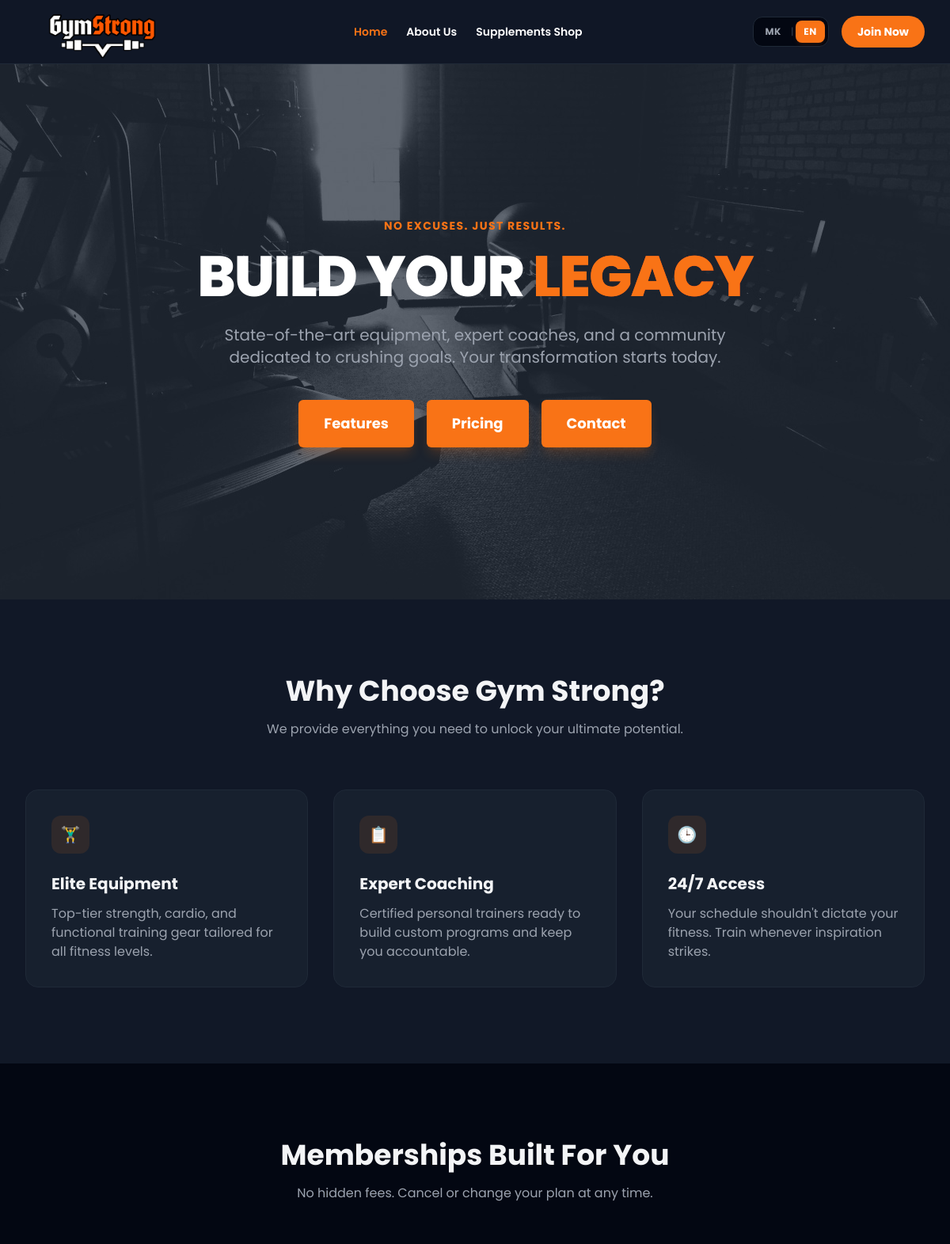
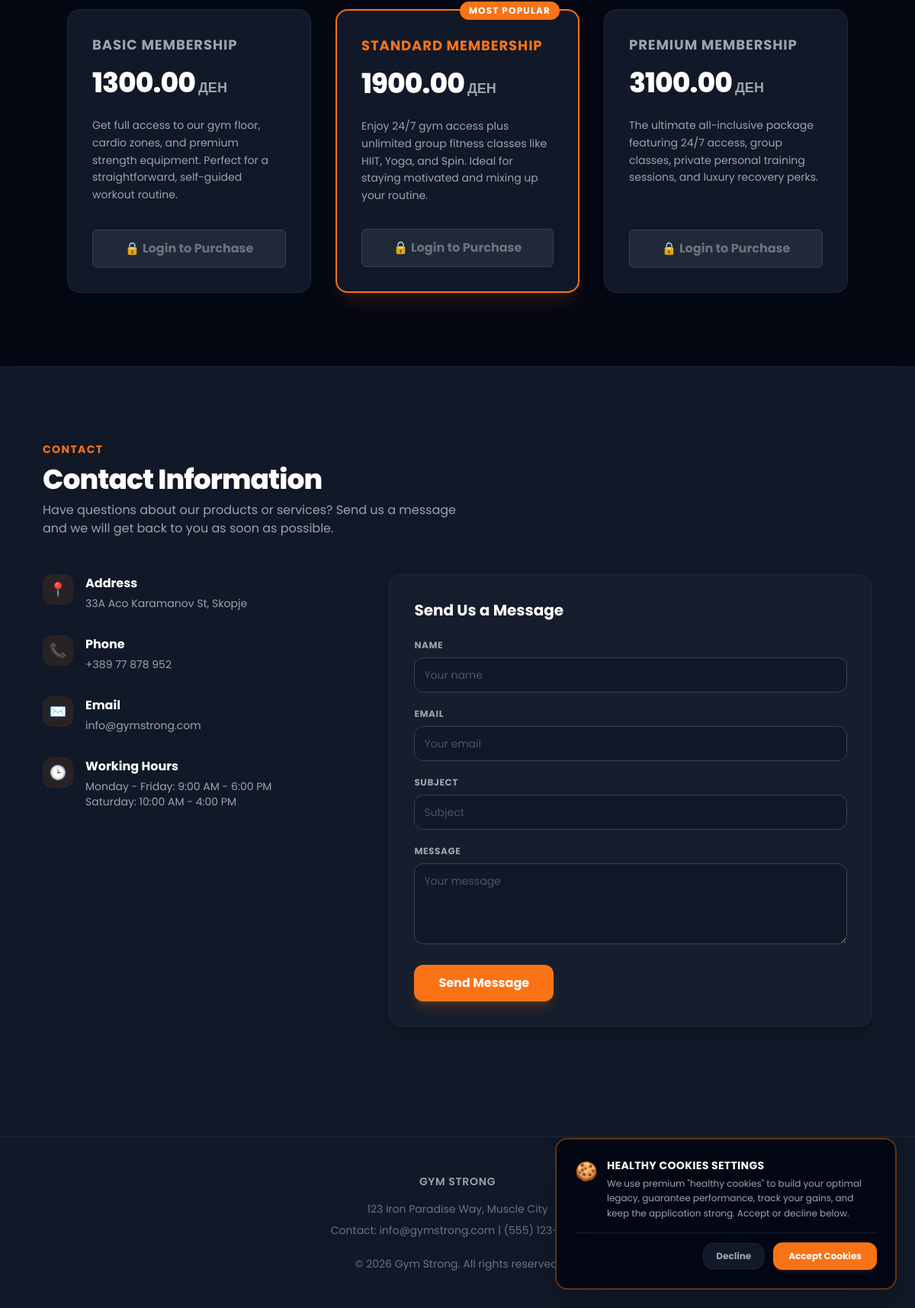
The page / on the database its author committed (2 pictures, top to bottom).
### myapp/models.py (models this page shows, shortened)
class Product(models.Model):
    CATEGORY_CHOICES = [
        ('SUPP', 'Суплементи'),
        ('MEMB', 'Членство'),
    ]
    name = models.CharField(max_length=200)
    description = models.TextField()
    price = models.DecimalField(max_digits=10, decimal_places=2)
    category = models.CharField(max_length=4, choices=CATEGORY_CHOICES)
    image = models.ImageField(upload_to='products/', blank=True, null=True)

### myapp/views.py (the view)
# urls.py: path('', views.index_view, name='index'),
def index_view(request):
    supplements = Product.objects.filter(category='SUPP')
    memberships = Product.objects.filter(category='MEMB')
    return render(request, 'gym/index.html', {'supplements': supplements, 'memberships': memberships})

### myapp/templates/gym/index.html (shortened to what this page needs)
{% extends 'gym/base.html' %}
{% block content %}
<section class="relative bg-gray-800 py-32 lg:py-48 flex items-center justify-center text-center px-4 overflow-hidden">
    <div id="hero-bg-secondary" class="absolute inset-0 bg-cover bg-center opacity-30 transition-opacity duration-75 ease-out z-10" style="background-image: url('/media/products/background.png');"></div>
    <div class="relative z-10 max-w-3xl mx-auto">
        <span class="text-orange-500 font-bold uppercase tracking-widest text-sm">No Excuses. Just Results.</span>
        <h1 class="text-5xl md:text-7xl font-extrabold tracking-tight text-white mt-4 mb-6">
            BUILD YOUR <span class="text-orange-500 bg-clip-text bg-gradient-to-r from-orange-500 to-red-600">LEGACY</span>
        </h1>
        <p class="text-lg md:text-xl text-gray-400 mb-10 max-w-2xl mx-auto">
            State-of-the-art equipment, expert coaches, and a community dedicated to crushing goals. Your transformation starts today.
        </p>
        <div class="flex flex-col sm:flex-row justify-center gap-4">
            <a href="#features" class="bg-orange-500 hover:bg-orange-600 text-white font-bold text-lg py-4 px-8 rounded-md transition duration-300 shadow-lg shadow-orange-500/20">
                Features
            </a>
            <a href="#pricing" class="bg-orange-500 hover:bg-orange-600 text-white font-bold text-lg py-4 px-8 rounded-md transition duration-300 shadow-lg shadow-orange-500/20">
                Pricing
            </a>
            <a href="#contact" class="bg-orange-500 hover:bg-orange-600 text-white font-bold text-lg py-4 px-8 rounded-md transition duration-300 shadow-lg shadow-orange-500/20">
                Contact
            </a>
        </div>
    </div>
</section>
<section id="features" class="py-24 max-w-7xl mx-auto px-4 sm:px-6 lg:px-8">
    <div class="text-center mb-16">
        <h2 class="text-3xl md:text-4xl font-bold mb-4">Why Choose Gym Strong?</h2>
        <p class="text-gray-400 max-w-xl mx-auto">We provide everything you need to unlock your ultimate potential.</p>
    </div>
    <div class="grid grid-cols-1 md:grid-cols-3 gap-8">
        <div class="bg-gray-800/50 p-8 rounded-2xl border border-gray-800 hover:border-orange-500/50 transition duration-300">
            <div class="w-12 h-12 bg-orange-500/10 text-orange-500 rounded-xl flex items-center justify-center mb-6 font-bold text-xl">🏋️‍♂️</div>
            <h3 class="text-xl font-bold mb-3">Elite Equipment</h3>
            <p class="text-gray-400">Top-tier strength, cardio, and functional training gear tailored for all fitness levels.</p>
        </div>
        <div class="bg-gray-800/50 p-8 rounded-2xl border border-gray-800 hover:border-orange-500/50 transition duration-300">
            <div class="w-12 h-12 bg-orange-500/10 text-orange-500 rounded-xl flex items-center justify-center mb-6 font-bold text-xl">📋</div>
            <h3 class="text-xl font-bold mb-3">Expert Coaching</h3>
            <p class="text-gray-400">Certified personal trainers ready to build custom programs and keep you accountable.</p>
        </div>
        <div class="bg-gray-800/50 p-8 rounded-2xl border border-gray-800 hover:border-orange-500/50 transition duration-300">
            <div class="w-12 h-12 bg-orange-500/10 text-orange-500 rounded-xl flex items-center justify-center mb-6 font-bold text-xl">🕒</div>
            <h3 class="text-xl font-bold mb-3">24/7 Access</h3>
            <p class="text-gray-400">Your schedule shouldn't dictate your fitness. Train whenever inspiration strikes.</p>
        </div>
    </div>
</section>
<section id="pricing" class="bg-gray-950 py-24">
    <div class="max-w-7xl mx-auto px-4 sm:px-6 lg:px-8">
        <div class="text-center mb-16">
            <h2 class="text-3xl md:text-4xl font-bold mb-4">Memberships Built For You</h2>
            <p class="text-gray-400 max-w-xl mx-auto">No hidden fees. Cancel or change your plan at any time.</p>
        </div>
        <div class="grid grid-cols-1 md:grid-cols-2 lg:grid-cols-3 gap-8 max-w-5xl mx-auto">
            {% for item in memberships %}
            <div class="bg-gray-900 border {% if forloop.counter == 2 %}border-2 border-orange-500 relative shadow-xl shadow-orange-500/10{% else %}border-gray-800{% endif %} rounded-2xl p-8 flex flex-col justify-between relative">
                {% if forloop.counter == 2 %}
                <span class="absolute top-0 right-6 transform -translate-y-1/2 bg-orange-500 text-white text-xs font-bold uppercase tracking-widest py-1 px-3 rounded-full">Most Popular</span>
                {% endif %}
                <div>
                    <h3 class="text-lg font-bold {% if forloop.counter == 2 %}text-orange-500{% else %}text-gray-400{% endif %} uppercase tracking-wider">{{ item.name }}</h3>
                    <div class="mt-4 flex items-baseline text-white">
                        <span class="text-4xl font-extrabold tracking-tight">{{ item.price }}</span>
                        <span class="ml-1 text-lg font-semibold text-gray-400">ДЕН</span>
                    </div>
                    <p class="mt-6 text-gray-400 text-sm leading-relaxed">{{ item.description }}</p>
                </div>
                <div class="mt-8">
                    {% if user.is_authenticated %}
                    <a href="{% url 'checkout' %}?membership_id={{ item.id }}" class="block text-center w-full {% if forloop.counter == 2 %}bg-orange-500 hover:bg-orange-600{% else %}bg-gray-800 hover:bg-gray-700{% endif %} text-white font-bold py-3 px-4 rounded-md transition duration-300">
                        Select Plan
                    </a>
                    {% else %}
                    <a href="{% url 'login' %}" class="block text-center w-full bg-gray-800 text-gray-500 font-bold py-3 px-4 rounded-md border border-gray-700 cursor-not-allowed">
                        🔒 Login to Purchase
                    </a>
                    {% endif %}
                </div>
            </div>
            {% empty %}
            <p class="text-gray-500 italic col-span-full text-center">No membership plans found in database.</p>
            {% endfor %}
        </div>
    </div>
</section>
<section id="contact" class="py-24 max-w-6xl mx-auto px-4 sm:px-6 lg:px-8 border-t border-gray-800">
    <div class="mb-12">
        <span class="text-orange-500 font-bold uppercase tracking-widest text-sm">Contact</span>
        <h2 class="text-3xl md:text-4xl font-extrabold tracking-tight text-white mt-2">Contact Information</h2>
        <p class="text-gray-400 mt-2 max-w-xl">Have questions about our products or services? Send us a message and we will get back to you as soon as possible.</p>
    </div>
    <div class="grid grid-cols-1 lg:grid-cols-5 gap-12 items-start">
        <div class="lg:col-span-2 space-y-8">
            <div class="flex items-start gap-4">
                <div class="w-10 h-10 bg-orange-500/10 text-orange-500 rounded-xl flex items-center justify-center font-bold text-lg shrink-0">📍</div>
                <div>
                    <h4 class="text-white font-bold text-base">Address</h4>
                    <p class="text-gray-400 text-sm mt-1">33A Aco Karamanov St, Skopje</p>
                </div>
            </div>
            <div class="flex items-start gap-4">
                <div class="w-10 h-10 bg-orange-500/10 text-orange-500 rounded-xl flex items-center justify-center font-bold text-lg shrink-0">📞</div>
                <div>
                    <h4 class="text-white font-bold text-base">Phone</h4>
                    <p class="text-gray-400 text-sm mt-1">+389 77 878 952</p>
                </div>
            </div>
            <div class="flex items-start gap-4">
                <div class="w-10 h-10 bg-orange-500/10 text-orange-500 rounded-xl flex items-center justify-center font-bold text-lg shrink-0">✉️</div>
                <div>
                    <h4 class="text-white font-bold text-base">Email</h4>
                    <p class="text-gray-400 text-sm mt-1">info@gymstrong.com</p>
                </div>
            </div>
            <div class="flex items-start gap-4">
                <div class="w-10 h-10 bg-orange-500/10 text-orange-500 rounded-xl flex items-center justify-center font-bold text-lg shrink-0">🕒</div>
                <div>
                    <h4 class="text-white font-bold text-base">Working Hours</h4>
                    <p class="text-gray-400 text-sm mt-1">Monday - Friday: 9:00 AM - 6:00 PM</p>
                    <p class="text-gray-400 text-sm">Saturday: 10:00 AM - 4:00 PM</p>
                </div>
            </div>
        </div>
        <div class="lg:col-span-3 bg-gray-800/40 border border-gray-800 p-8 rounded-2xl shadow-xl">
            <h3 class="text-xl font-bold text-white mb-6">Send Us a Message</h3>
            <form action="#" method="POST" class="space-y-5" onsubmit="event.preventDefault(); alert('Your message has been sent successfully!'); this.reset();">
                <div>
                    <label class="block text-xs uppercase tracking-wider text-gray-400 font-bold mb-2">Name</label>
                    <input type="text" placeholder="Your name" required class="w-full bg-gray-900 border border-gray-700 rounded-xl p-3 text-white outline-none focus:border-orange-500 transition placeholder-gray-600 text-sm">
                </div>
                <div>
                    <label class="block text-xs uppercase tracking-wider text-gray-400 font-bold mb-2">Email</label>
                    <input type="email" placeholder="Your email" required class="w-full bg-gray-900 border border-gray-700 rounded-xl p-3 text-white outline-none focus:border-orange-500 transition placeholder-gray-600 text-sm">
                </div>
                <div>
                    <label class="block text-xs uppercase tracking-wider text-gray-400 font-bold mb-2">Subject</label>
                    <input type="text" placeholder="Subject" required class="w-full bg-gray-900 border border-gray-700 rounded-xl p-3 text-white outline-none focus:border-orange-500 transition placeholder-gray-600 text-sm">
                </div>
                <div>
                    <label class="block text-xs uppercase tracking-wider text-gray-400 font-bold mb-2">Message</label>
                    <textarea placeholder="Your message" required rows="4" class="w-full bg-gray-900 border border-gray-700 rounded-xl p-3 text-white outline-none focus:border-orange-500 transition placeholder-gray-600 text-sm"></textarea>
                </div>
                <button type="submit" class="w-full sm:w-auto bg-orange-500 hover:bg-orange-600 text-white font-bold py-3 px-8 rounded-xl transition duration-300 shadow-lg shadow-orange-500/20">
                    Send Message
                </button>
            </form>
        </div>
    </div>
</section>
{% endblock %}

### myapp/templates/gym/base.html (shortened to what this page needs)
<!DOCTYPE html>
<html lang="mk">
<head>
    <script src="https://cdn.tailwindcss.com"></script>
</head>
<body class="bg-gray-900 text-gray-100">
<header class="sticky top-0 z-50 bg-gray-900/90 backdrop-blur-md border-b border-gray-800">
    <div class="max-w-7xl mx-auto px-4 sm:px-6 lg:px-8 h-20 flex items-center justify-between gap-4">
        <a href="/" class="flex items-center flex-shrink-0" style="padding-bottom: 8px;">
            <img src="/media/products/logo.png" alt="Gym Strong Logo" class="h-28 w-auto object-contain transition duration-300">
        </a>
        <nav class="hidden lg:flex items-center space-x-6 font-semibold text-sm xl:text-base">
            <a href="{% url 'index' %}"
               class="whitespace-nowrap {% if request.resolver_match.url_name == 'index' %}text-orange-500{% else %}text-white hover:text-orange-500{% endif %} transition">
                Home
            </a>
            <a href="{% url 'about' %}"
               class="whitespace-nowrap {% if request.resolver_match.url_name == 'about' %}text-orange-500{% else %}text-white hover:text-orange-500{% endif %} transition">
                About Us
            </a>
            <a href="{% url 'supplements_page' %}"
               class="whitespace-nowrap {% if request.resolver_match.url_name == 'supplements_page' %}text-orange-500{% else %}text-white hover:text-orange-500{% endif %} transition">
                Supplements Shop
            </a>
        </nav>
        <div class="flex items-center space-x-4 flex-shrink-0">
            <div class="flex items-center bg-gray-950 border border-gray-800 rounded-xl p-1 text-xs font-bold tracking-wider">
                <button type="button" id="lang-mk" onclick="changeLanguage('mk')"
                        class="px-2.5 py-1.5 rounded-lg transition duration-200 uppercase text-gray-400 hover:text-white">
                    MK
                </button>
                <span class="text-gray-700 font-normal px-0.5">|</span>
                <button type="button" id="lang-en" onclick="changeLanguage('en')"
                        class="px-2.5 py-1.5 rounded-lg transition duration-200 uppercase text-gray-400 hover:text-white">
                    EN
                </button>
            </div>
            {% if user.is_authenticated %}
            <a href="{% url 'logout' %}" class="whitespace-nowrap bg-red-600 hover:bg-red-700 text-white font-bold py-2.5 px-5 rounded-full transition duration-300 text-sm">
                Logout ({{ user.username }})
            </a>
            {% else %}
            <a href="{% url 'login' %}" class="whitespace-nowrap bg-orange-500 hover:bg-orange-600 text-white font-bold py-2.5 px-5 rounded-full transition duration-300 text-sm">
                Join Now
            </a>
            {% endif %}
        </div>
    </div>
</header>
<main>
    {% block content %}
    {% endblock %}
</main>
<footer class="border-t border-gray-800 bg-gray-900 py-12 text-center text-gray-500 text-sm mt-12">
    <div class="max-w-7xl mx-auto px-4 sm:px-6 lg:px-8">
        <p class="mb-4 text-gray-400 font-semibold tracking-wider">GYM STRONG</p>
        <p class="mb-2">123 Iron Paradise Way, Muscle City</p>
        <p class="mb-6">Contact: info@gymstrong.com | (555) 123-4567</p>
        <p>&copy; 2026 Gym Strong. All rights reserved.</p>
    </div>
</footer>
<div id="cookie-consent-banner" style="display: none;" class="fixed bottom-6 left-6 right-6 md:left-auto md:max-w-md z-[9999] bg-gray-950/95 border-2 border-orange-500/40 backdrop-blur-md p-6 rounded-2xl shadow-2xl transition-all duration-300">
    <div class="flex flex-col gap-4">
        <div class="flex items-start gap-3">
            <span class="text-2xl mt-0.5">🍪</span>
            <div>
                <h4 class="text-sm font-bold tracking-wide text-white uppercase">Healthy Cookies Settings</h4>
                <p class="text-xs text-gray-400 mt-1 leading-relaxed">
                    We use premium "healthy cookies" to build your optimal legacy, guarantee performance, track your gains, and keep the application strong. Accept or decline below.
                </p>
            </div>
        </div>
        <div class="flex items-center justify-end gap-3 border-t border-gray-800/80 pt-3 text-xs font-bold">
            <button type="button" onclick="handleCookieConsent('declined')" class="px-4 py-2 text-gray-400 hover:text-white bg-gray-900 border border-gray-800 hover:border-gray-700 rounded-xl transition">
                Decline
            </button>
            <button type="button" onclick="handleCookieConsent('accepted')" class="px-5 py-2.5 bg-orange-500 hover:bg-orange-600 text-white rounded-xl shadow-md shadow-orange-500/10 transition">
                Accept Cookies
            </button>
        </div>
    </div>
</div>
</body>
</html>

### myapp/templates/gym/base.html (style rules this page uses)
html { scroll-behavior: smooth; scroll-padding-top: 5rem; }
body { font-family: 'Poppins', sans-serif; top: 0px !important; }

### rows shown on the page
Product: name "BASIC MEMBERSHIP", price "1300.00", description "Get full access to our gym floor, cardio zones, and premium strength equipment. Perfect for a straightforward, self-guided workout routine."
Product: shows "MOST POPULAR", name "STANDARD MEMBERSHIP", price "1900.00", description "Enjoy 24/7 gym access plus unlimited group fitness classes like HIIT, Yoga, and Spin. Ideal for staying motivated and mixing up your routine."
Product: name "PREMIUM MEMBERSHIP", price "3100.00", description "The ultimate all-inclusive package featuring 24/7 access, group classes, private personal training sessions, and luxury recovery perks."
